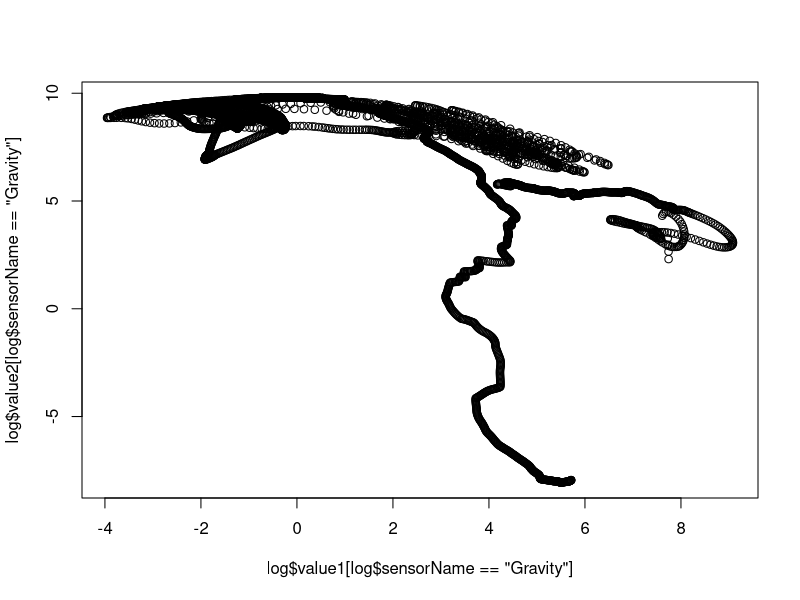

R code for this plot:
library(readr)
log <- read_csv("log.txt")
log
plot(log$value1[log$sensorName == 'Gravity'], log$value2[log$sensorName == 'Gravity'])
#newlog <- with(log[log$sensorName] == "Gravity")
